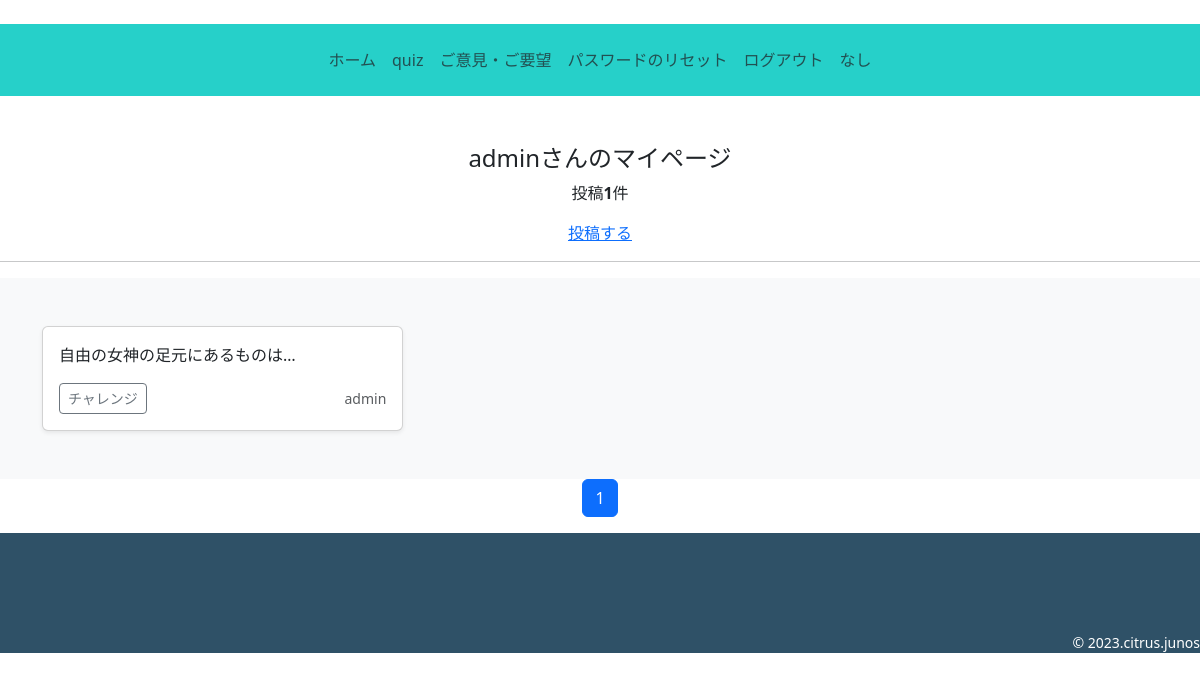
/quiz/quiz_mypage/ (signed in), run on the app's committed database.
### accounts/models.py (models this page shows)
class CustomUser(AbstractUser):
    pass

### quiz/models.py (models this page shows, shortened)
class Quiz(models.Model):
    user = models.ForeignKey(
        CustomUser,
        verbose_name='ユーザー',
        on_delete=models.CASCADE,
    )
    category = models.ForeignKey(
        Category,
        verbose_name='カテゴリー',
        on_delete=models.CASCADE,
    )
    quiz = models.TextField(
        verbose_name='問題文',
    )
    answer = models.TextField(
        verbose_name='答え',
    )
    posted_at = models.DateTimeField(
        verbose_name='投稿日時',
        auto_now_add=True,
    )

### quiz/views.py (the view)
# urls.py: path('quiz_mypage/',views.QuizMypageView.as_view(),name="quiz_mypage"),
class QuizMypageView(ListView):
    template_name='quiz_mypage.html'
    paginate_by=30
    def get_queryset(self):
        queryset=Quiz.objects.filter(user=self.request.user).order_by('-posted_at')
        return queryset

### quiz/templates/quiz_mypage.html (shortened to what this page needs)
{% extends 'quiz_base.html' %}
    {% block contents %}
    {% if user.is_authenticated %}
        <br>
        <div style="text-align:center">
            <h4>{{user.username}}さんのマイページ</h4>
            {% if object_list.count == 0 %}
                <p>{{user.username}}さんの投稿はありません</p>
            {% else %}
                <p>投稿<strong>{{object_list.count}}</strong>件</p>
            {% endif %}
            <a href="{% url 'diary:post' %}">投稿する</a>
        </div>
        <hr>
    {% endif %}
    {% include "quiz_display_list.html" %}
    {% include "quiz_pagination.html" %}
    {% endblock %}

### quiz/templates/quiz_display_list.html
<div class="album py-5 bg-body-tertiary">
    <div class="container">
      <div class="row row-cols-1 row-cols-sm-2 row-cols-md-3 g-3">
        {% for record in object_list %}
        <div class="col">
          <div class="card shadow-sm">
            <div class="card-body">
              <p class="card-text">{{record.quiz|truncatechars:15}}</p>
              <div class="d-flex justify-content-between align-items-center">
                <div class="btn-group">
                  <button type="button" class="btn btn-sm btn-outline-secondary" onclick="location.href='{% url 'quiz:quiz_detail' record.id %}'">チャレンジ</button>
                </div>
                <a style="text-decoration: none;" href="{% url 'quiz:user_list' user=record.user.id %}"><small class="text-muted">{{ record.user.username }}</small></a>
              </div>
            </div>
          </div>
        </div>
        {% endfor %}
      </div>
    </div>
  </div>

### data on the page
CustomUser: username "admin"
Quiz: quiz "自由の女神の足元にあるものは…", user.username "admin"

### other printed values
{{ object_list.count }} "1"
{{ num }} "1"
